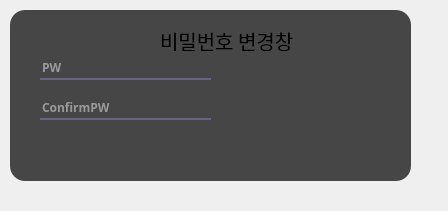
<?xml version="1.0" encoding="UTF-8"?>
<ui version="4.0">
 <class>Form</class>
 <widget class="QWidget" name="Form">
  <property name="geometry">
   <rect>
    <x>0</x>
    <y>0</y>
    <width>448</width>
    <height>211</height>
   </rect>
  </property>
  <property name="windowTitle">
   <string>Form</string>
  </property>
  <widget class="QWidget" name="widget" native="true">
   <property name="geometry">
    <rect>
     <x>0</x>
     <y>0</y>
     <width>411</width>
     <height>181</height>
    </rect>
   </property>
   <property name="styleSheet">
    <string notr="true">QPushButton#pushButton{
	image: url(:/images/images/pushbtn.png);
	border:0px
}</string>
   </property>
   <widget class="QLabel" name="label">
    <property name="geometry">
     <rect>
      <x>10</x>
      <y>10</y>
      <width>401</width>
      <height>171</height>
     </rect>
    </property>
    <property name="styleSheet">
     <string notr="true">background-color:rgba(0,0,0,180);
border-radius:15px</string>
    </property>
    <property name="text">
     <string/>
    </property>
   </widget>
   <widget class="QLineEdit" name="lineEdit">
    <property name="geometry">
     <rect>
      <x>40</x>
      <y>60</y>
      <width>171</width>
      <height>20</height>
     </rect>
    </property>
    <property name="font">
     <font>
      <family>Arial Black</family>
      <weight>75</weight>
      <bold>true</bold>
     </font>
    </property>
    <property name="styleSheet">
     <string notr="true">background-color:rgba(0,0,0,0);
border:none;
border-bottom:2px solid rgba(105,98,132,255);
color:rgba(255,255,255,230);
padding-bottom:5px</string>
    </property>
    <property name="echoMode">
     <enum>QLineEdit::Password</enum>
    </property>
    <property name="placeholderText">
     <string>PW</string>
    </property>
   </widget>
   <widget class="QPushButton" name="pushButton">
    <property name="geometry">
     <rect>
      <x>310</x>
      <y>70</y>
      <width>75</width>
      <height>51</height>
     </rect>
    </property>
    <property name="text">
     <string/>
    </property>
   </widget>
   <widget class="QLabel" name="label_4">
    <property name="geometry">
     <rect>
      <x>160</x>
      <y>30</y>
      <width>141</width>
      <height>21</height>
     </rect>
    </property>
    <property name="font">
     <font>
      <family>배달의민족 도현</family>
      <pointsize>15</pointsize>
     </font>
    </property>
    <property name="styleSheet">
     <string notr="true">color:rgb(0,0,0);</string>
    </property>
    <property name="text">
     <string>비밀번호 변경창</string>
    </property>
   </widget>
   <widget class="QLineEdit" name="lineEdit_2">
    <property name="geometry">
     <rect>
      <x>40</x>
      <y>100</y>
      <width>171</width>
      <height>20</height>
     </rect>
    </property>
    <property name="font">
     <font>
      <family>Arial Black</family>
      <weight>75</weight>
      <bold>true</bold>
     </font>
    </property>
    <property name="styleSheet">
     <string notr="true">background-color:rgba(0,0,0,0);
border:none;
border-bottom:2px solid rgba(105,98,132,255);
color:rgba(255,255,255,230);
padding-bottom:5px</string>
    </property>
    <property name="echoMode">
     <enum>QLineEdit::Password</enum>
    </property>
    <property name="placeholderText">
     <string>ConfirmPW</string>
    </property>
   </widget>
  </widget>
 </widget>
 <resources>
  <include location="res.qrc"/>
 </resources>
 <connections/>
</ui>
